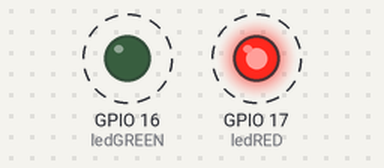
Bench run of a program on a simulated Raspberry Pi (BCM pin numbers). Parts: output pins drawn as LEDs (lit = HIGH). Dashed ring = blinking. At 20.0 s the program stops and its outputs stay as they are.

Above: at 0.5 s.
Timing chart, 0 to 4.6 s (numbered marks = the images above):
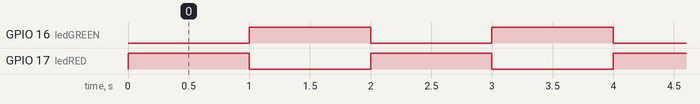

Measured:
- by itself, GPIO 16 (ledGREEN): alternates HIGH for 1.0 s and LOW for 1.0 s
- by itself, GPIO 17 (ledRED): alternates HIGH for 1.0 s and LOW for 1.0 s, 20 changes in all, then stays LOW

The program:

gpio_python.py
```python
# GPIO Pins - Python
# Written by Reece McKee

from RPi.GPIO import setmode, setup, output, BCM, OUT, HIGH, LOW
# imports all of the functions I will need from the RPi.GPIO library
# this way I don't have to type RPi.GPIO every time I use one of these functions
from time import sleep
# imports the sleep function from the time library
setmode(BCM)
# with BCM, pins can be called with the number on the pi, rather than a random "wiring number"
ledRED = 17
ledGREEN = 16
# the red led is in GPIO pin 17, and the green led is in GPIO pin 16
setup(ledRED, OUT)
setup(ledGREEN, OUT)
# sets the led pins as outputs
count = 0
# the counter starts at 0
while count < 10:
# until each led has blinked 10 times
	output(ledRED, HIGH)
	output(ledGREEN, LOW)
# first, turns the red led on (HIGH) and the green one off (LOW)
	sleep (1)
# waits 1 second
	output(ledRED, LOW)
	output(ledGREEN, HIGH)
# then, turns the red led off and the green one on
	sleep (1)
# waits another second
	count = count + 1
# adds one to the counter
output (ledGREEN, LOW)
# turns off the green led
```
